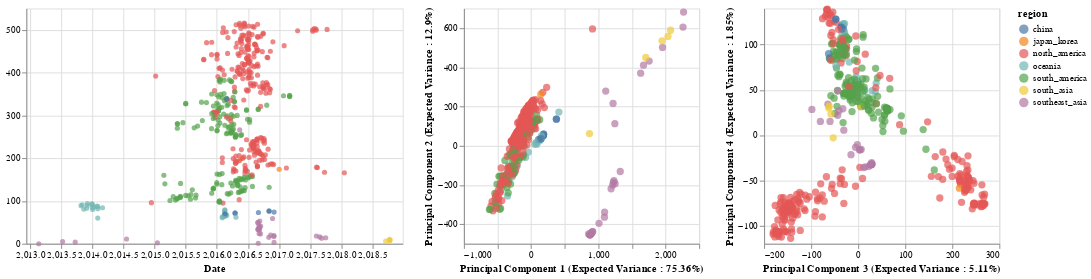

Notebook code for this chart:
### Markdown cell above
# Linking the Tree with the two other PCA Plots

### Code cell
list_of_charts = linking_tree_with_plots_brush(merged_df,['principal component 1','principal component 2','principal component 3','principal component 4'],
                              ['Principal Component 1 (Expected Variance : {}%'.format(round(pca.explained_variance_ratio_[0]*100,2)) + ")",
                               'Principal Component 2 (Expected Variance : {}%'.format(round(pca.explained_variance_ratio_[1]*100,2)) + ")",
                               'Principal Component 3 (Expected Variance : {}%'.format(round(pca.explained_variance_ratio_[2]*100,2)) + ")",
                               'Principal Component 4 (Expected Variance : {}%'.format(round(pca.explained_variance_ratio_[3]*100,2)) + ")"],
                              'region:N', ['strain:N', 'region:N'])
list_of_charts[0]|list_of_charts[1]|list_of_charts[2]

### Figure 1 — Vega-Lite specification as saved in the notebook (floating-point values rounded to 4 significant figures; data arrays with more than 128 entries replaced by an {"elided": "..."} marker saying what was removed)
{"$schema": "https://vega.github.io/schema/vega-lite/v3.3.0.json", "config": {"mark": {"tooltip": null}, "view": {"height": 300, "width": 400}}, "data": {"name": "data-3d7b1ab519d3660b04948bdc6b06834a"}, "datasets": {"data-3d7b1ab519d3660b04948bdc6b06834a": {"elided": "486 records"}}, "hconcat": [{"encoding": {"color": {"condition": {"field": "region", "selection": "selector062", "type": "nominal"}, "value": "gray"}, "tooltip": [{"field": "strain", "type": "nominal"}, {"field": "region", "type": "nominal"}], "x": {"field": "date", "scale": {"domain": [2013.0, 2019.0]}, "title": "Date", "type": "quantitative"}, "y": {"field": "y", "title": "", "type": "quantitative"}}, "height": 250, "mark": "circle", "selection": {"selector062": {"resolve": "global", "type": "interval"}}, "width": 400}, {"encoding": {"color": {"condition": {"field": "region", "selection": "selector062", "type": "nominal"}, "value": "gray"}, "tooltip": [{"field": "strain", "type": "nominal"}, {"field": "region", "type": "nominal"}], "x": {"field": "principal component 1", "title": "Principal Component 1 (Expected Variance : 75.36%)", "type": "quantitative"}, "y": {"field": "principal component 2", "title": "Principal Component 2 (Expected Variance : 12.9%)", "type": "quantitative"}}, "height": 250, "mark": {"size": 60, "type": "circle"}, "selection": {"selector062": {"resolve": "global", "type": "interval"}}, "width": 250}, {"encoding": {"color": {"condition": {"field": "region", "selection": "selector062", "type": "nominal"}, "value": "gray"}, "tooltip": [{"field": "strain", "type": "nominal"}, {"field": "region", "type": "nominal"}], "x": {"field": "principal component 3", "title": "Principal Component 3 (Expected Variance : 5.11%)", "type": "quantitative"}, "y": {"field": "principal component 4", "title": "Principal Component 4 (Expected Variance : 1.85%)", "type": "quantitative"}}, "height": 250, "mark": {"size": 60, "type": "circle"}, "selection": {"selector062": {"resolve": "global", "type": "interval"}}, "width": 250}]}
